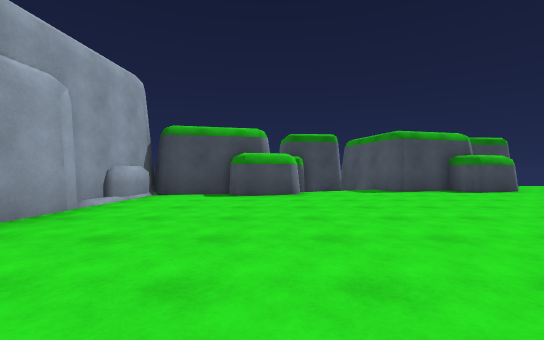
[1] (above)

16 first-person views from a walk through a 3-D level made in the Unity game engine. The camera is 1.2 m above the floor, looks level and sees 90° across. The floor is counted in squares, 2 m on a side. Each view is taken from the middle of a square. On the plan, view 1 faces up. The plan holds only what a view shows up to about 9 squares ahead; the rest is blank. The place goes on beyond the plan. Some animated figures are left out.

[2]
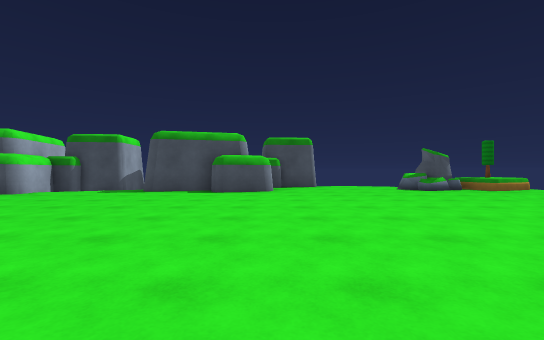

[3]
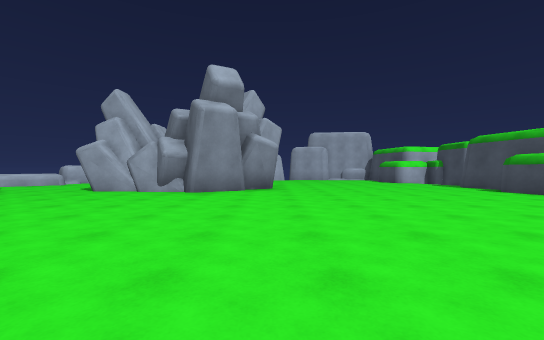

[4]
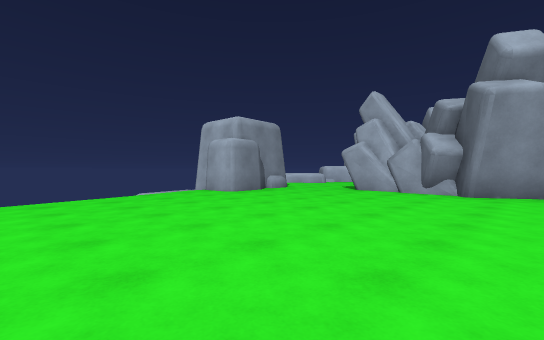

[5]
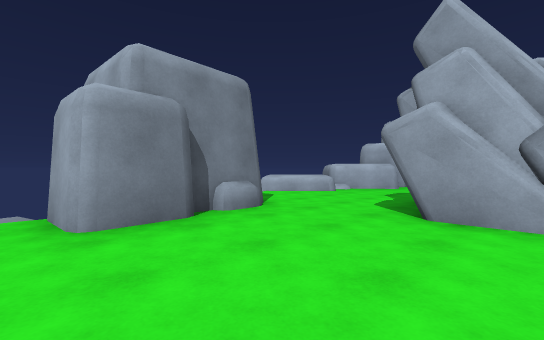

[6]
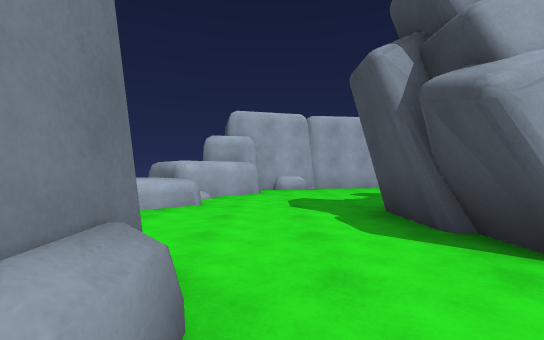

[7]
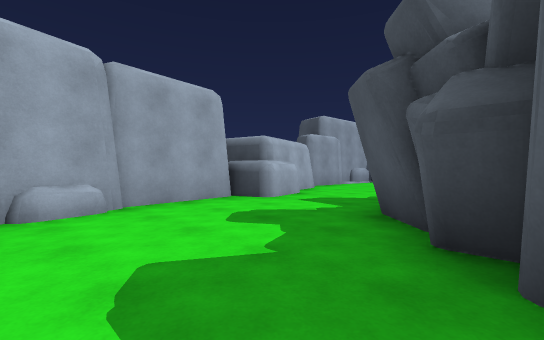

[8]
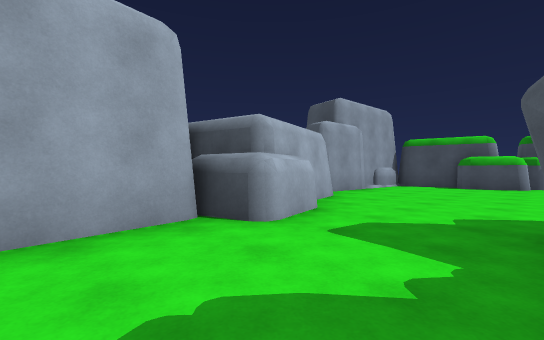

[9]
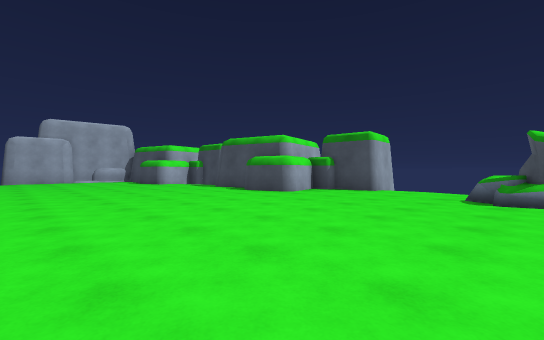

[10]
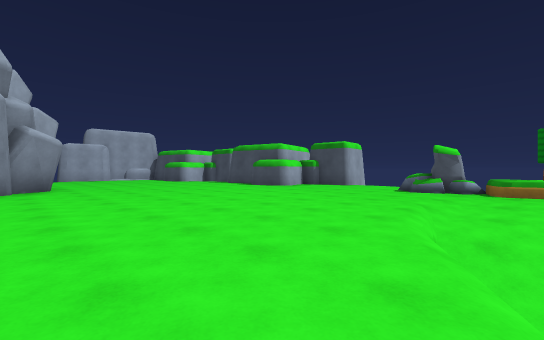

[11]
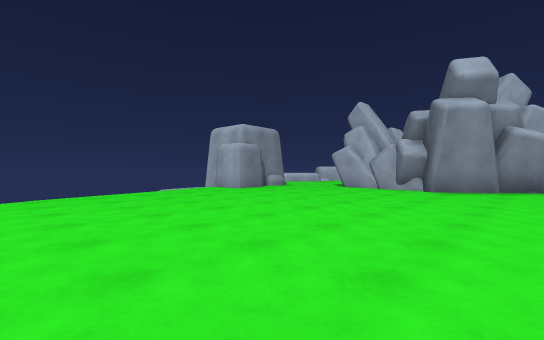

[12]
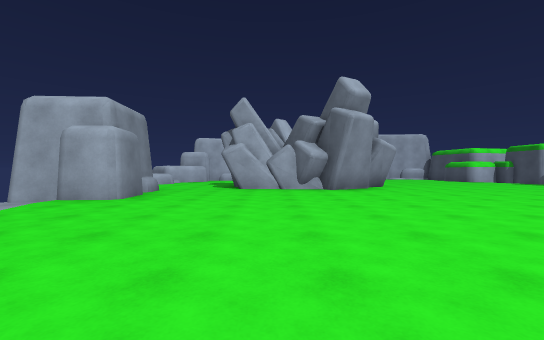

[13]
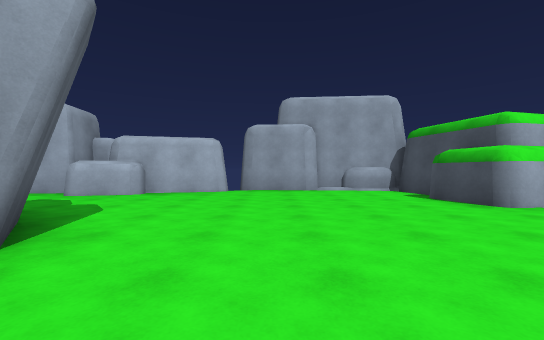

[14]
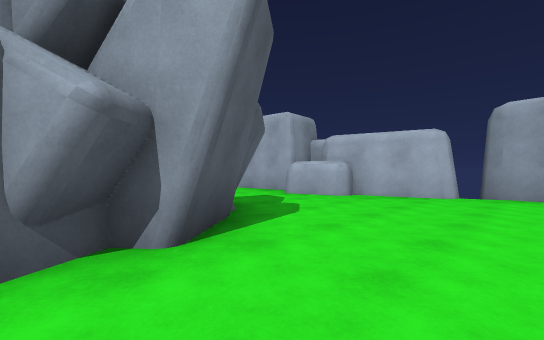

[15]
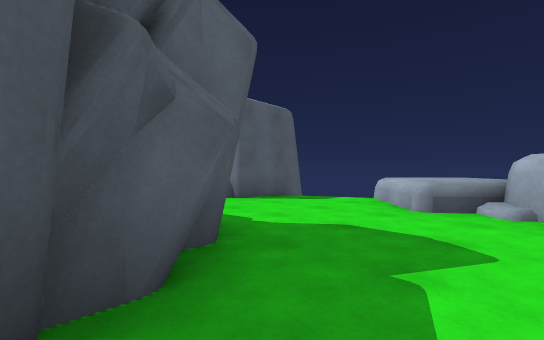

[16]
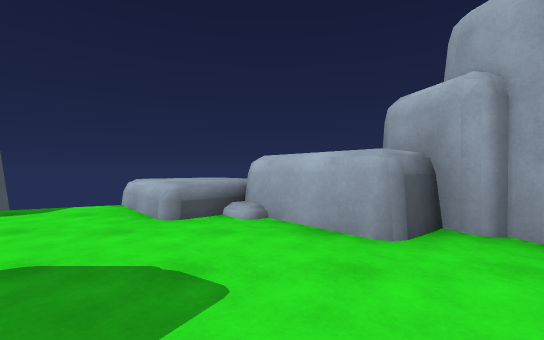

### Floor plan
Key: @ floor where view 1 was taken; # wall or solid block; . floor; / step, stairs or slope; = window, fence, low wall or low ledge; ^ raised ledge; v drop or lower ground; R rock; T tree; O other object.
Columns run from 4 left of view 1 to 14 right of it. Each row starts with its distance up from view 1.
 11             #
 10           ###///
  9      #### #....RRRT
  8     ##=.####....R/O
  7  ####............/.
  6 ##...............//
  5 #................//
  4 ##...............=/
  3 ##...............//
  2 #.................
  1 ##.....##..........
  0  #..@.####.........
 -1  ##..##  #.........
 -2  ##...#  R.........
 -3   #...# RR.........
 -4   #....RRR.........
 -5   #................
 -6   #...............
 -7   ###.....###..
 -8      ^^^..###v
 -9      #^^#####

Where each view was taken, in squares from view 1:
view 1: 0 up, 0 right, facing up
view 2: 0 up, 7 right, facing up
view 3: 1 up, 13 right, facing left
view 4: 0 up, 13 right, facing down-left
view 5: 3 down, 9 right, facing down-left
view 6: 6 down, 7 right, facing left
view 7: 6 down, 3 right, facing up-left
view 8: 4 down, 1 right, facing up-left
view 9: 2 up, 12 right, facing up-left
view 10: 0 up, 14 right, facing up-left
view 11: 1 up, 14 right, facing down-left
view 12: 3 down, 14 right, facing left
view 13: 3 up, 5 right, facing left
view 14: 3 up, 4 right, facing down-left
view 15: 3 down, 1 right, facing down-right
view 16: 4 down, 1 right, facing down
